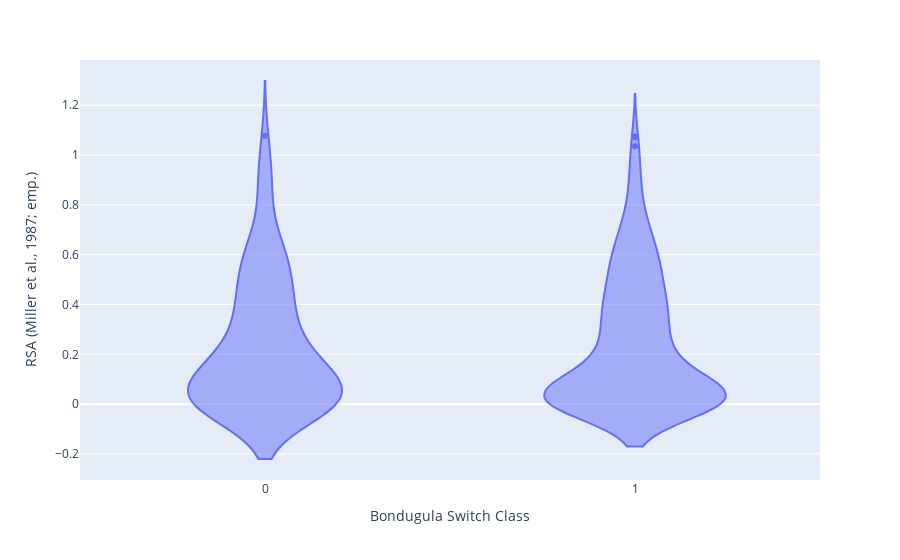

The code cell stored with this chart in its notebook:
### Code cell
import pandas as pd
import plotly.express as px
data = pd.read_csv('/Users/anikakulkarni/Documents/RSA_Classifications/Miller/miller_file_UPDATED_with4classes.tsv', sep='\t')
fig = px.violin(data, y='RSA (Miller et al., 1987; emp.)', x='Bondugula Switch Class')
fig.show()

### Figure 1 — Plotly figure (JSON) as saved in the notebook; plotly's stock layout.template omitted (floating-point values rounded to 4 significant figures; data arrays with more than 128 entries replaced by an {"elided": "..."} marker saying what was removed)
{"data": [{"alignmentgroup": "True", "box": {"visible": false}, "hovertemplate": "Bondugula Switch Class=%{x}<br>RSA (Miller et al., 1987; emp.)=%{y}<extra></extra>", "legendgroup": "", "marker": {"color": "#636efa"}, "name": "", "offsetgroup": "", "orientation": "v", "scalegroup": "True", "showlegend": false, "type": "violin", "x": {"elided": "502 int values"}, "x0": " ", "xaxis": "x", "y": {"elided": "502 float values"}, "y0": " ", "yaxis": "y"}], "layout": {"legend": {"tracegroupgap": 0}, "margin": {"t": 60}, "violinmode": "group", "xaxis": {"anchor": "y", "domain": [0, 1], "title": {"text": "Bondugula Switch Class"}}, "yaxis": {"anchor": "x", "domain": [0, 1], "title": {"text": "RSA (Miller et al., 1987; emp.)"}}}}
